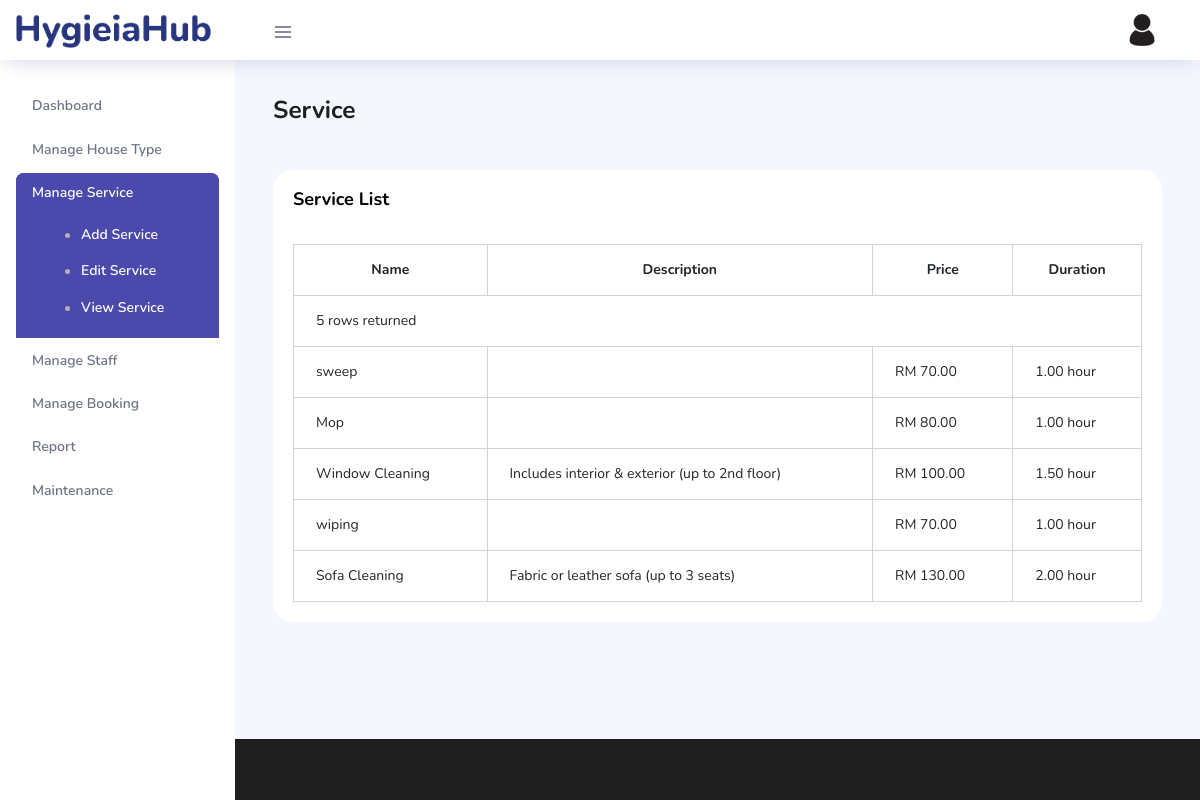
Screenshot of /staff/viewservice.php (signed in) with the database file from the repository.
### tables this page shows
CREATE TABLE `additional_service` (
  `service_id` int(11) NOT NULL AUTO_INCREMENT,
  `name` varchar(100) NOT NULL,
  `description` varchar(300) DEFAULT NULL,
  `price_RM` decimal(5,2) NOT NULL,
  `duration_hour` decimal(3,2) NOT NULL,
  PRIMARY KEY (`service_id`)
);

### staff/viewservice.php (the view, shortened to what this page needs)
<!DOCTYPE html>
<html lang="en">
<head>
    <link rel="stylesheet" href="../vendors/feather/feather.css">
    <link rel="stylesheet" href="../vendors/ti-icons/css/themify-icons.css">
    <link rel="stylesheet" href="../vendors/css/vendor.bundle.base.css">
    <link rel="stylesheet" href="../css/vertical-layout-light/style.css">
</head>
<body>
    <div class="container-scroller">
        <nav class="navbar col-lg-12 col-12 p-0 fixed-top d-flex flex-row">
            <div class="text-center navbar-brand-wrapper d-flex align-items-center justify-content-center">
                <a class="navbar-brand brand-logo mr-1" href="dashboard.php"><img src="..\images\HygieaHub logo.png" class="mr-1" alt="HygieiaHub logo" /></a>
            </div>
            <div class="navbar-menu-wrapper d-flex align-items-center justify-content-end">
                <button class="navbar-toggler navbar-toggler align-self-center" type="button" data-toggle="minimize">
                    <span class="icon-menu"></span>
                </button>
                <ul class="navbar-nav navbar-nav-right">
                    <li class="nav-item nav-profile dropdown">
                        <a class="nav-link dropdown-toggle" href="#" data-toggle="dropdown" id="profileDropdown">
                            <img src="..\images\profile picture.jpg" alt="profile" />
                        </a>
                    </li>
                </ul>
            </div>
        </nav>
        <div class="container-fluid page-body-wrapper">
            <nav class="sidebar sidebar-offcanvas" id="sidebar">
                <ul class="nav">
                    <li class="nav-item">
                        <a class="nav-link" href="dashboard.php">
                            <span class="menu-title">Dashboard</span>
                        </a>
                    </li>
                    <li class="nav-item">
                        <a class="nav-link" data-toggle="collapse" href="#manage-housetype" aria-expanded="false" aria-controls="manage-housetype">
                            <span class="menu-title">Manage House Type</span>
                            <i class="menu-arrow"></i>
                        </a>
                    </li>
                    <li class="nav-item">
                        <a class="nav-link" data-toggle="collapse" href="#manage-service" aria-expanded="false" aria-controls="manage-service">
                            <span class="menu-title">Manage Service</span>
                            <i class="menu-arrow"></i>
                        </a>
                        <div class="collapse" id="manage-service">
                            <ul class="nav flex-column sub-menu">
                                <li class="nav-item"> <a class="nav-link" href="addservice.php">Add Service</a></li>
                                <li class="nav-item"> <a class="nav-link" href="editservice.php">Edit Service</a></li>
                                <li class="nav-item"> <a class="nav-link" href="viewservice.php">View Service</a></li>
                            </ul>
                        </div>
                    </li>
                    <li class="nav-item">
                        <a class="nav-link" href="managestaff.php">
                            <span class="menu-title">Manage Staff</span>
                        </a>
                    </li>
                    <li class="nav-item">
                        <a class="nav-link" href="managebooking.php">
                            <span class="menu-title">Manage Booking</span>
                        </a>
                    </li>
                    <li class="nav-item">
                        <a class="nav-link" data-toggle="collapse" href="#report" aria-expanded="false" aria-controls="report">
                            <span class="menu-title">Report</span>
                            <i class="menu-arrow"></i>
                        </a>
                    </li>
                    <li class="nav-item">
                        <a class="nav-link" href="maintenance.php">
                            <span class="menu-title">Maintenance</span>
                        </a>
                    </li>
                </ul>
            </nav>
            <div class="main-panel">
                <div class="content-wrapper">
                    <div class="row">
                        <div class="col-md-12 grid-margin">
                            <h3 class="font-weight-bold">Service</h3>
                        </div>
                    </div>
                    <div class="row">
                        <div class="col-md-12 grid-margin stretch-card">
                            <div class="card">
                                <div class="card-body">
                                    <h4 class="card-title">Service List</h4>
                                    <div class="table-responsive pt-3">
                                        <table class="table table-bordered table-hover">
                                            <thead>
                                                <tr>
                                                    <th style="text-align: center;">Name</th>
                                                    <th style="text-align: center;">Description</th>
                                                    <th style="text-align: center;">Price</th>
                                                    <th style="text-align: center;">Duration</th>
                                                </tr>
                                            </thead>
                                            <tbody>
                                                <?php
                                                include '../dbconnection.php';
                                                $stmt_list = "SELECT name, description, price_RM, duration_hour FROM additional_service";
                                                $result = $conn->query($stmt_list);
                                                echo "<tr><td colspan='4'>" . $result->num_rows . " rows returned</td></tr>";
                                                if ($result->num_rows > 0) {
                                                    while ($row = $result->fetch_assoc()) {
                                                        echo "<tr>
                                                            <td>" . htmlspecialchars($row["name"]) . "</td>
                                                            <td>" . htmlspecialchars($row["description"]) . "</td>
                                                            <td>RM " . htmlspecialchars($row["price_RM"]) . "</td>
                                                            <td>" . htmlspecialchars($row["duration_hour"]) . " hour</td>
                                                        </tr>";
                                                    }
                                                } else {
                                                    echo "<tr><td colspan='4'>No services found</td></tr>";
                                                }
                                                ?>
                                            </tbody>
                                        </table>
                                    </div>
                                </div>
                            </div>
                        </div>
                    </div>
                </div>
                <footer class="footer"></footer>
            </div>
        </div>
    </div>
</body>
</html>

### rows the page displays
additional_service: name "sweep", price_RM "70.00", duration_hour "1.00"
additional_service: name "Mop", price_RM "80.00", duration_hour "1.00"
additional_service: name "Window Cleaning", description "Includes interior & exterior (up to 2nd floor)", price_RM "100.00", duration_hour "1.50"
additional_service: name "wiping", price_RM "70.00", duration_hour "1.00"
additional_service: name "Sofa Cleaning", description "Fabric or leather sofa (up to 3 seats)", price_RM "130.00", duration_hour "2.00"

### other values shown
$result->num_rows "5"
